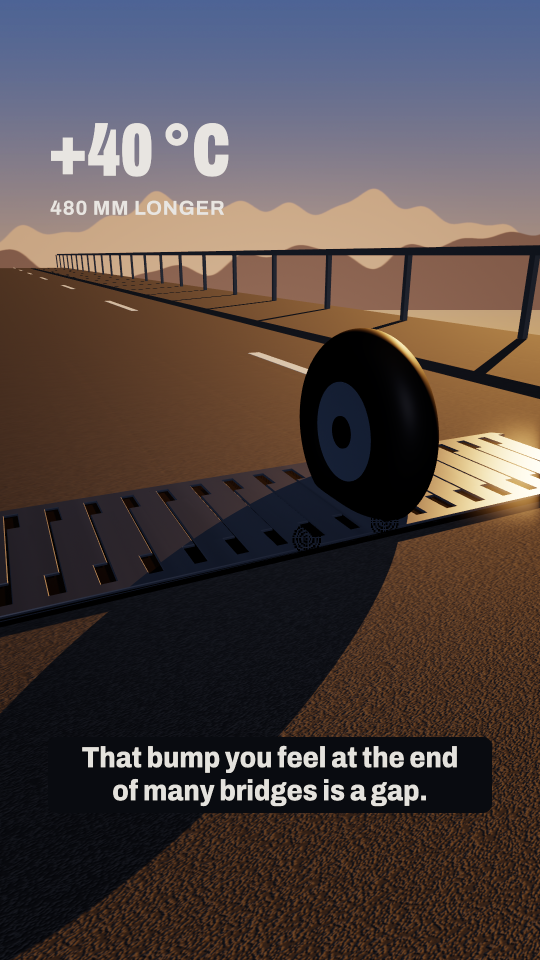
#> input picture docs/ENGINE-ATLAS/work/contact-shadow-repro/full-off.png, 1080 x 1920 px (shown at 1/2 size); its folder holds 4 pictures in this run
$ python run_contact_repro.py
#> lines starting #> are read from the running program, lines starting #| are printed output that depends on the picture
from pathlib import Path
import subprocess,json
from PIL import Image,ImageDraw,ImageFont
import numpy as np
root=Path(__file__).resolve().parents[1]; out=root/'work/contact-shadow-repro'
binary='/home/pals/.local/share/scene-render/bin/scene-render-premium'
metrics=[]; board=Image.new('RGB',(1080,1100),'#101C2A');draw=ImageDraw.Draw(board);font=ImageFont.truetype(str(root/'assets/atlas.ttf'),24)
#> after `board = Image.new('RGB', (1080, 1100), '#101C2A')`:
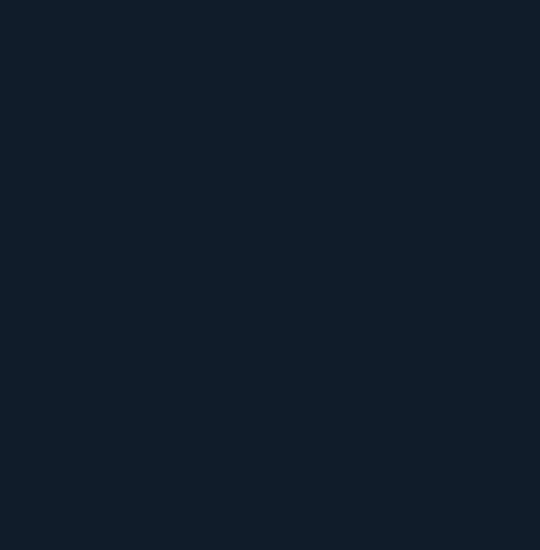
#> board: PIL image 1080x1100 RGB (shown at 1/2 size); mean R, G, B 16, 28, 42
for row,kind in enumerate(['full','minimal']):
    imgs={}
    for col,state in enumerate(['off','on']):
        with (out/f'{kind}-{state}.log').open('w') as log:
            subprocess.run([binary,'render',str(out/f'{kind}-{state}.xml'),'--time','0','-o',str(out/f'{kind}-{state}.png'),'--strict','--quality','final'],stdin=subprocess.DEVNULL,stdout=log,stderr=log,check=True)
#> (this line was passed over: subprocess is not available in this run)
        im=Image.open(out/f'{kind}-{state}.png').convert('RGB');imgs[state]=np.asarray(im,dtype=float)
        crop=im.crop((0,500,1080,1450));crop.thumbnail((520,500));board.paste(crop,(col*540+10,row*550+45));draw.text((col*540+10,row*550+10),f'{kind} / {state}',font=font,fill='#F4EFE4')
#> after `crop.thumbnail((520, 500))`:
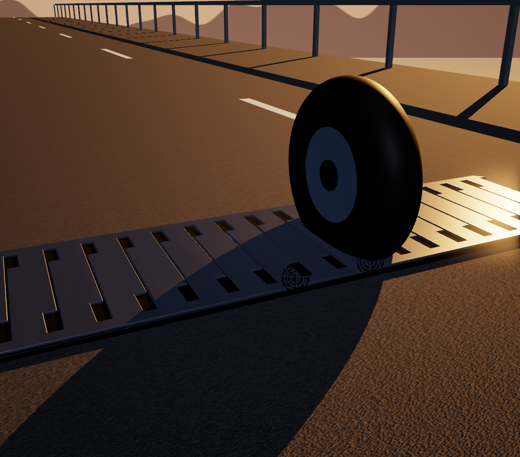
#> crop: PIL image 520x457 RGB; mean R, G, B 70.6, 52.6, 41.4
#> after `board.paste(crop, (col * 540 + 10, row * 550 + 45))`:
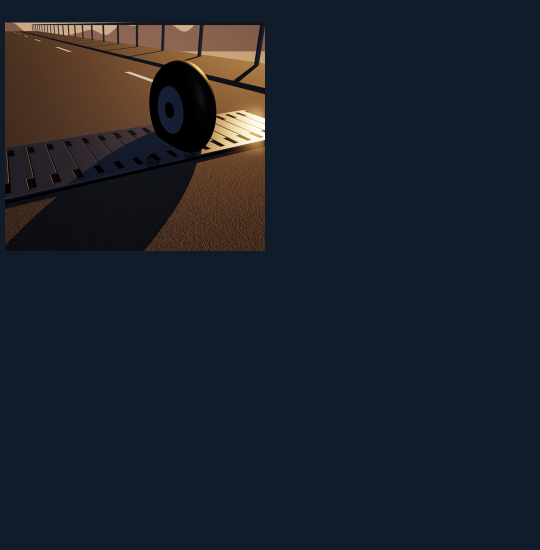
#> board: PIL image 1080x1100 RGB (shown at 1/2 size); mean R, G, B 26.9, 32.9, 41.9
    for name,(x0,y0,x1,y1) in {'road-mid':(220,800,850,1200),'road-near':(220,1250,850,1440),'sky-control':(200,80,850,200)}.items():
        off=imgs['off'][y0:y1,x0:x1];on=imgs['on'][y0:y1,x0:x1];weights=np.array([.2126,.7152,.0722])
        metrics.append(dict(kind=kind,region=name,box=[x0,y0,x1,y1],mean_luma_off=float((off@weights).mean()),mean_luma_on=float((on@weights).mean()),mean_abs_difference=float(np.abs(off-on).mean()),fraction_changed_over_8=float((np.abs(off-on).max(axis=2)>8).mean())))
#> this loop made 3 passes
#> (name, x0, y0, y1) on passes 1 to 3: ('road-mid', 220, 800, 1200), ('road-near', 220, 1250, 1440), ('sky-control', 200, 80, 200)
#> pass 1, `on = imgs['on'][y0:y1, x0:x1]`:
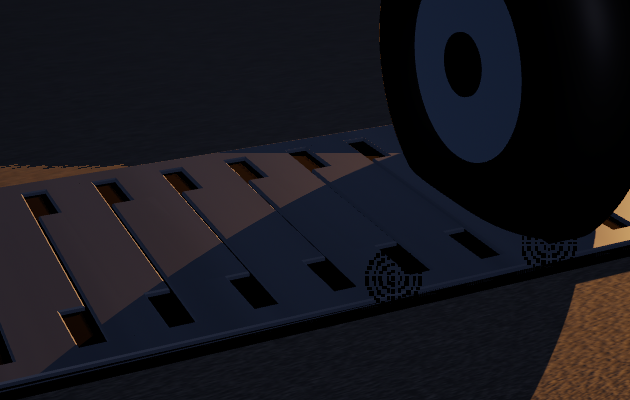
#> on: shape (400, 630, 3) float64; mean of channels 0, 1, 2 22.5, 22, 27.7; drawn as R, G, B
#> pass 2, `off = imgs['off'][y0:y1, x0:x1]`:
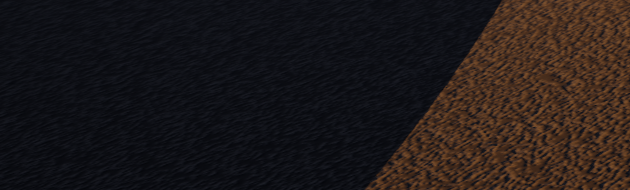
#> off: shape (190, 630, 3) float64; mean of channels 0, 1, 2 31.9, 25.4, 24.8; drawn as R, G, B
#> pass 3, `off = imgs['off'][y0:y1, x0:x1]`:
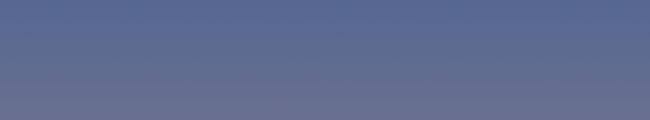
#> off: shape (120, 650, 3) float64; mean of channels 0, 1, 2 95.6, 107.5, 144.7; drawn as R, G, B
#> after the loop, metrics = 3 items
#> pass 2 of the loop `for row,kind in enumerate(['full','minimal']):`:
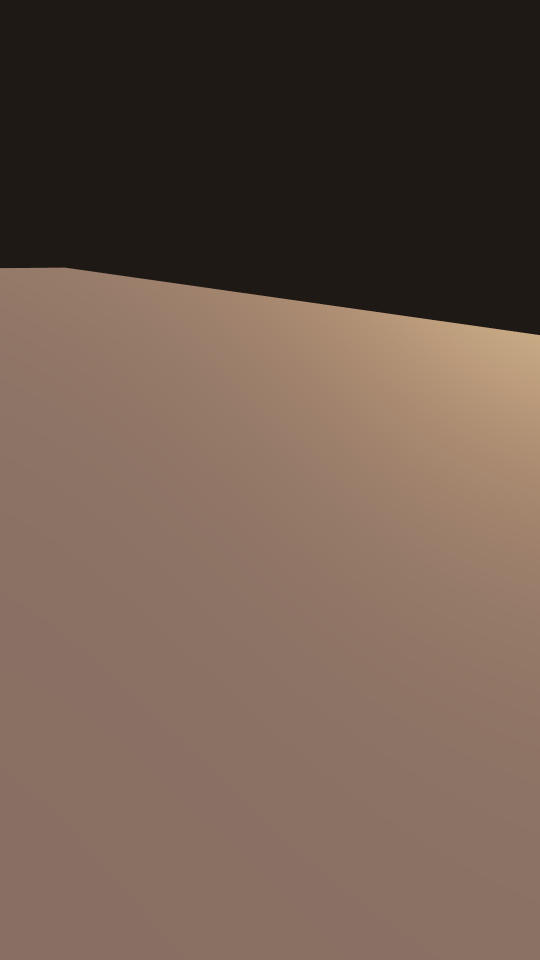
#> input picture docs/ENGINE-ATLAS/work/contact-shadow-repro/minimal-off.png, 1080 x 1920 px (shown at 1/2 size)
#> crop: PIL image 1080x950 RGB
#> crop: PIL image 520x457 RGB
#> the loop `for name,(x0,y0,x1,y1) in {'road-mid':(220,800,850,1200),'road-near':(..` made 3 passes
#> pass 1, `on = imgs['on'][y0:y1, x0:x1]`:
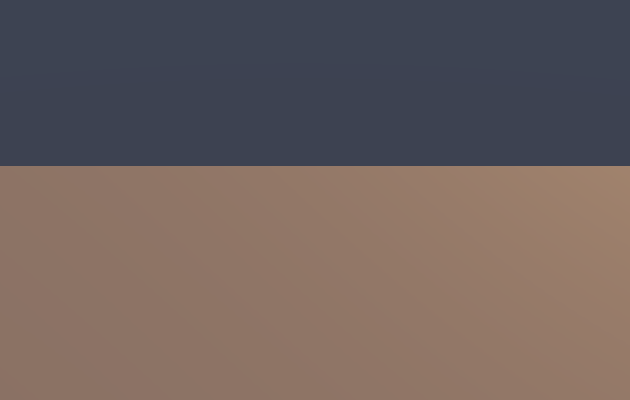
#> on: shape (400, 630, 3) float64; mean of channels 0, 1, 2 110.4, 97, 93.9; drawn as R, G, B
#> pass 3, `off = imgs['off'][y0:y1, x0:x1]`:
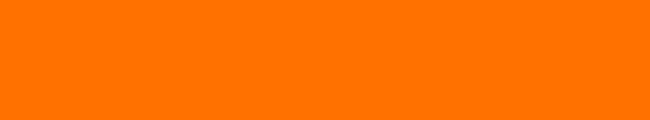
#> off: shape (120, 650, 3) float64; mean of channels 0, 1, 2 30, 25, 21; drawn with min black and max white
#> after the loop `for name,(x0,y0,x1,y1) in {'road-mid':(220,800,850,1200),'road-near':(..`: metrics = 6 items
(out/'metrics.json').write_text(json.dumps(metrics,indent=2));board.save(out/'COMPARISON.jpg',quality=95)
#> after `(out / 'metrics.json').write_text(json.dumps(metrics, indent=2))`:
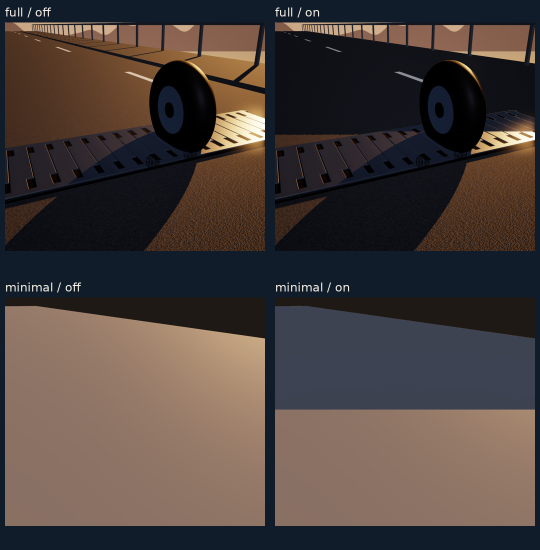
#> saved as COMPARISON.jpg: PIL image 1080x1100 RGB (shown at 1/2 size); mean R, G, B 74, 63.8, 60.3
print(json.dumps(metrics,indent=2))
#> (printed output is left out)
